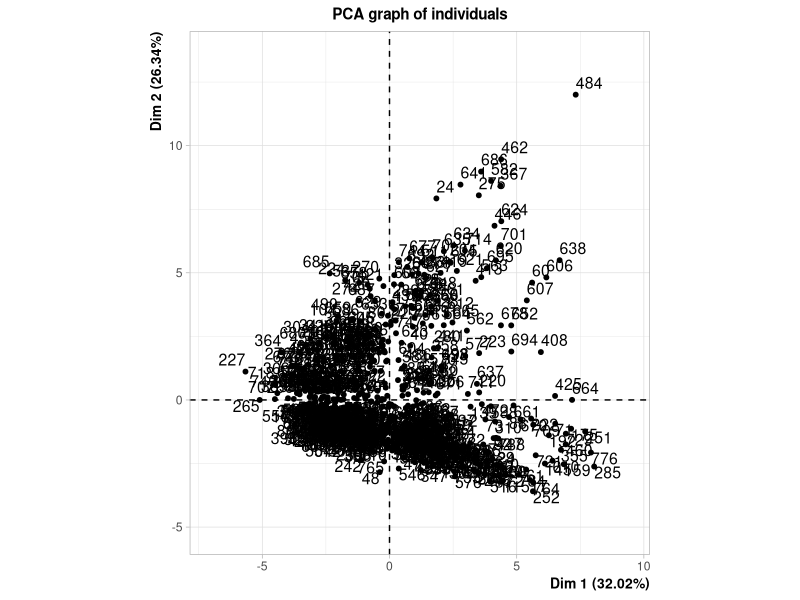
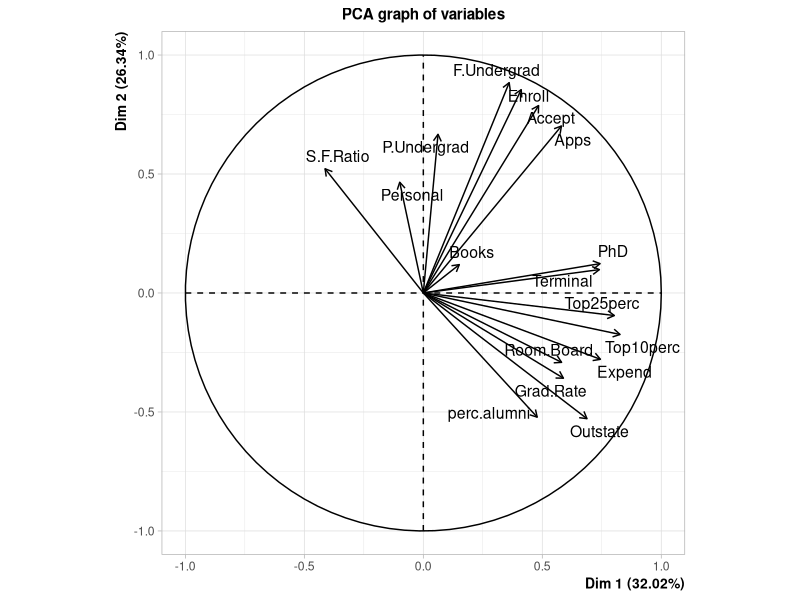
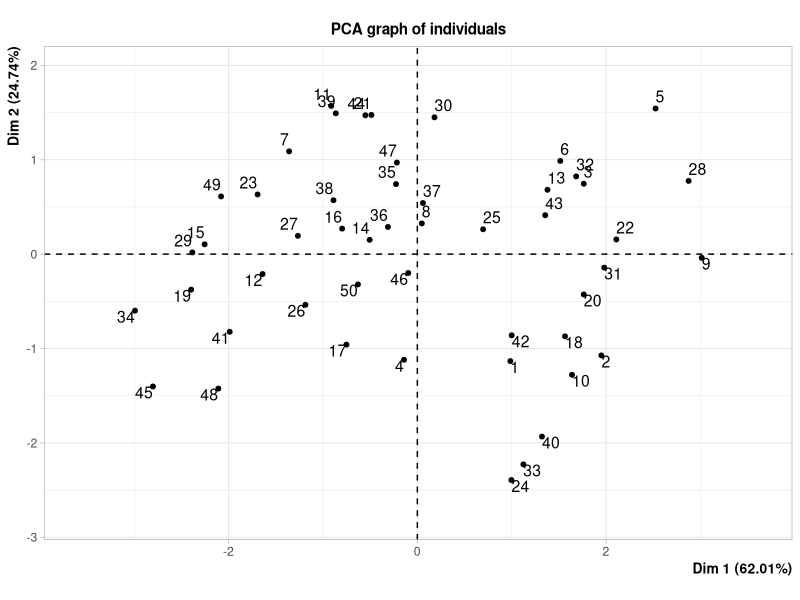
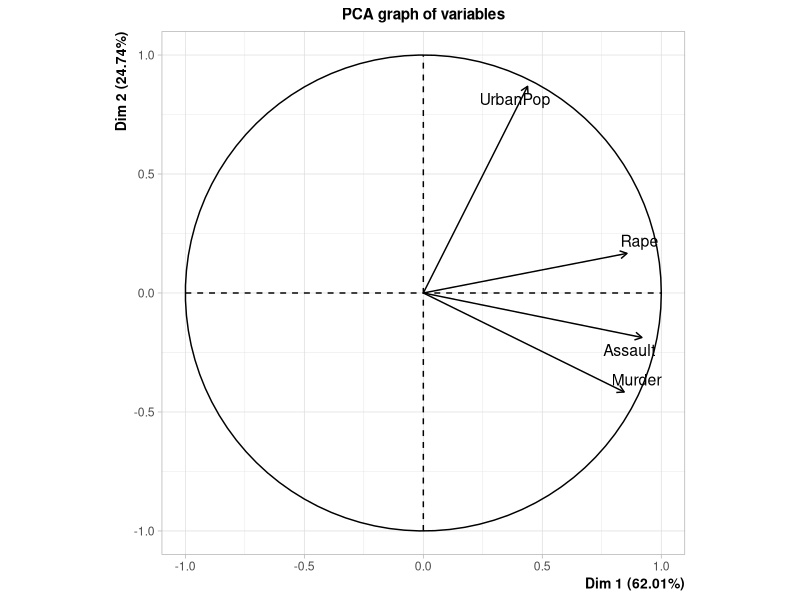
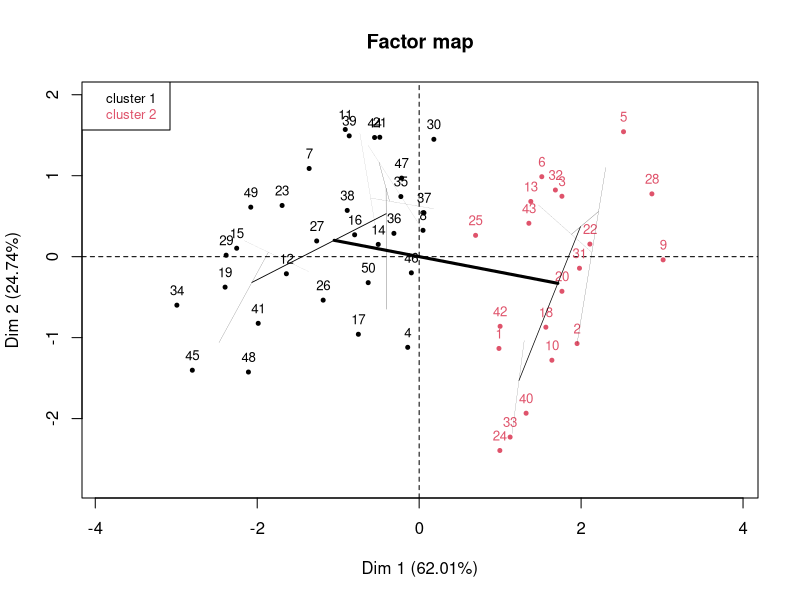
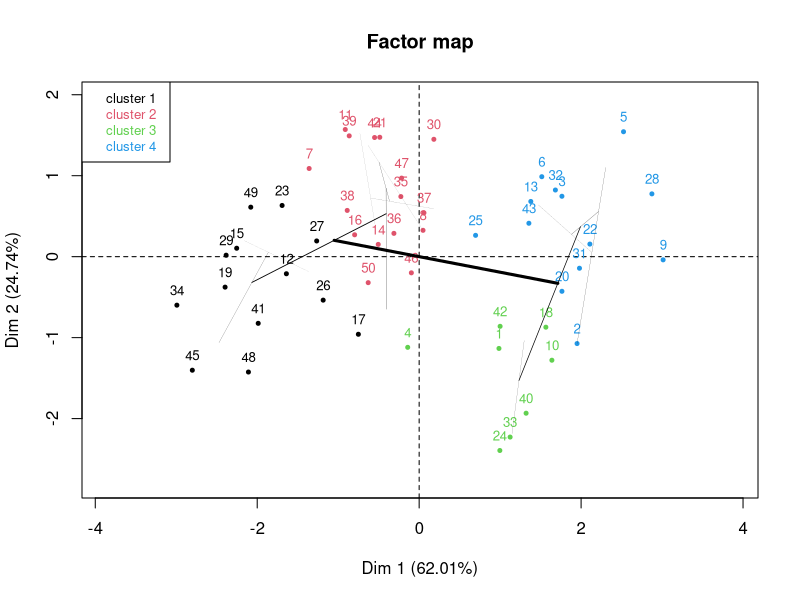
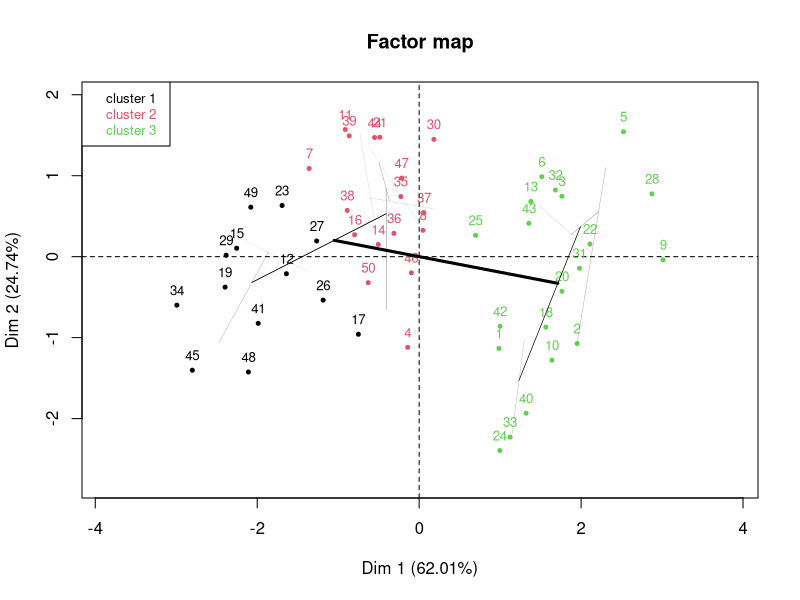
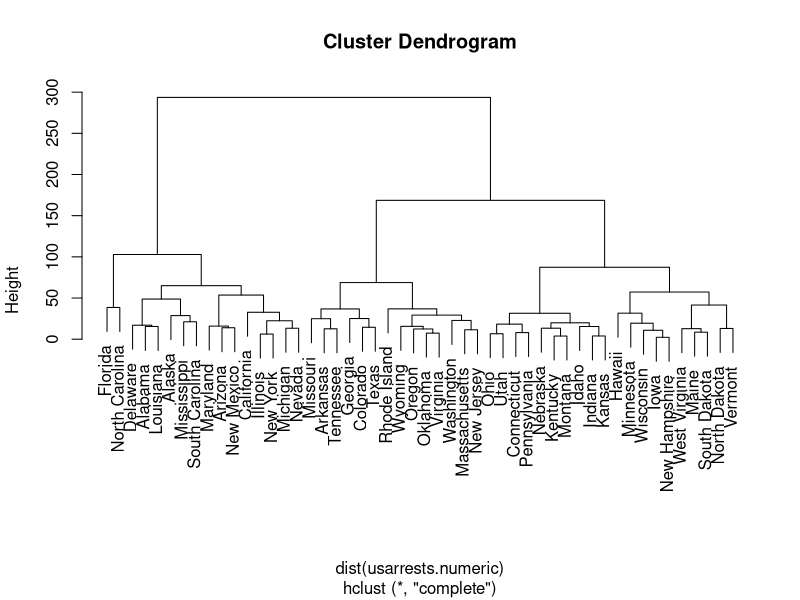

Here is the R script that generated these plots, in order:
## ---- chunk 1
rm(list=ls())
library(tidyverse)
library(FactoMineR)
library(stats)
library(ggdendro)
library(forcats)

usarrests <- read_csv("USArrests.csv")
college <- read_csv("College.csv")
## ---- chunk 2

college.numeric <- college %>% 
  select(-Private)
  
pca <- PCA(college.numeric, scale.unit=TRUE, graph = TRUE )

## ---- chunk 3
summary.PCA(pca)
## ---- chunk 4
usarrests.numeric <- usarrests %>% 
  select(-State)


row.names(usarrests.numeric) <- usarrests$State

pca <- PCA(usarrests.numeric, scale.unit=TRUE, graph = TRUE )

## ---- chunk 5
res.hcpc <-  HCPC(pca, nb.clust = 2, graph = FALSE)

plot.HCPC(res.hcpc, choice = "map")
## ---- chunk 6
res.hcpc <-  HCPC(pca, nb.clust = 4, graph=FALSE)
plot.HCPC(res.hcpc, choice = "map")
## ---- chunk 7
res.hcpc <-  HCPC(pca, nb.clust = 3, graph=FALSE)
plot.HCPC(res.hcpc, choice = "map")

km.out <- kmeans(usarrests.numeric, 3)
km.out$centers
km.out$cluster
table(km.out$cluster)

## ---- chunk 8
pr.out <- prcomp(usarrests.numeric)
km.out <- kmeans(pr.out$x[, 1:2], 3)
km.out$centers
km.out$cluster
table(km.out$cluster)
## ---- chunk 9
hc.complete <- hclust(dist(usarrests.numeric), method = "complete")
plot(hc.complete)
## ---- chunk 10
hc.complete <- hclust(dist(usarrests.numeric), method = "complete")
cutree(hc.complete, 3)
## ---- chunk 11
sd.data <- scale(usarrests.numeric)
hc.complete.sd <- hclust(dist(sd.data), method = "complete")
plot(hc.complete.sd)
